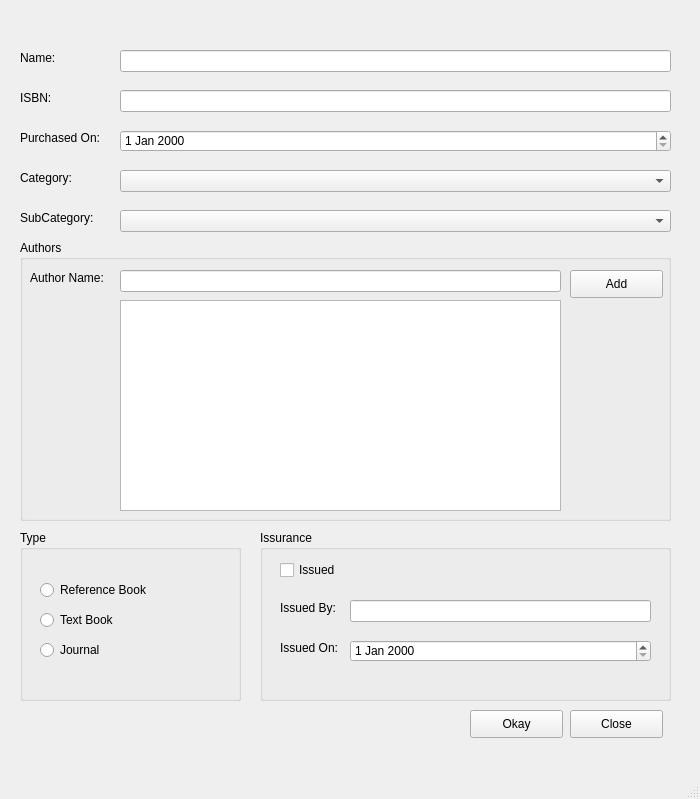
<?xml version="1.0" encoding="UTF-8"?>
<ui version="4.0">
 <class>MainWindow</class>
 <widget class="QMainWindow" name="MainWindow">
  <property name="geometry">
   <rect>
    <x>0</x>
    <y>0</y>
    <width>700</width>
    <height>799</height>
   </rect>
  </property>
  <property name="windowTitle">
   <string>Library Management System by Asghar</string>
  </property>
  <widget class="QWidget" name="centralwidget">
   <widget class="QLabel" name="label">
    <property name="geometry">
     <rect>
      <x>20</x>
      <y>50</y>
      <width>55</width>
      <height>16</height>
     </rect>
    </property>
    <property name="text">
     <string>Name:</string>
    </property>
   </widget>
   <widget class="QComboBox" name="Category_ComboBox">
    <property name="geometry">
     <rect>
      <x>120</x>
      <y>170</y>
      <width>551</width>
      <height>22</height>
     </rect>
    </property>
   </widget>
   <widget class="QDateEdit" name="Purchase_DateEdit">
    <property name="geometry">
     <rect>
      <x>120</x>
      <y>130</y>
      <width>551</width>
      <height>22</height>
     </rect>
    </property>
   </widget>
   <widget class="QLineEdit" name="Name_LineEdit">
    <property name="geometry">
     <rect>
      <x>120</x>
      <y>50</y>
      <width>551</width>
      <height>22</height>
     </rect>
    </property>
   </widget>
   <widget class="QGroupBox" name="groupBox">
    <property name="geometry">
     <rect>
      <x>20</x>
      <y>240</y>
      <width>651</width>
      <height>281</height>
     </rect>
    </property>
    <property name="title">
     <string>Authors</string>
    </property>
    <widget class="QLabel" name="label_6">
     <property name="geometry">
      <rect>
       <x>10</x>
       <y>30</y>
       <width>91</width>
       <height>16</height>
      </rect>
     </property>
     <property name="text">
      <string>Author Name:</string>
     </property>
    </widget>
    <widget class="QLineEdit" name="AuthorName_LineEdit">
     <property name="geometry">
      <rect>
       <x>100</x>
       <y>30</y>
       <width>441</width>
       <height>22</height>
      </rect>
     </property>
     <property name="text">
      <string/>
     </property>
    </widget>
    <widget class="QPushButton" name="AddAuthorButton">
     <property name="geometry">
      <rect>
       <x>550</x>
       <y>30</y>
       <width>93</width>
       <height>28</height>
      </rect>
     </property>
     <property name="text">
      <string>Add</string>
     </property>
    </widget>
    <widget class="QTextEdit" name="AuthorName_textEdit">
     <property name="geometry">
      <rect>
       <x>100</x>
       <y>60</y>
       <width>441</width>
       <height>211</height>
      </rect>
     </property>
    </widget>
    <widget class="QGroupBox" name="groupBox_2">
     <property name="geometry">
      <rect>
       <x>70</x>
       <y>280</y>
       <width>651</width>
       <height>281</height>
      </rect>
     </property>
     <property name="title">
      <string>Authors</string>
     </property>
     <widget class="QLabel" name="label_7">
      <property name="geometry">
       <rect>
        <x>10</x>
        <y>30</y>
        <width>91</width>
        <height>16</height>
       </rect>
      </property>
      <property name="text">
       <string>Author Name:</string>
      </property>
     </widget>
     <widget class="QLineEdit" name="lineEdit_4">
      <property name="geometry">
       <rect>
        <x>100</x>
        <y>30</y>
        <width>441</width>
        <height>22</height>
       </rect>
      </property>
     </widget>
     <widget class="QPushButton" name="clickMeButton_2">
      <property name="geometry">
       <rect>
        <x>550</x>
        <y>30</y>
        <width>93</width>
        <height>28</height>
       </rect>
      </property>
      <property name="text">
       <string>Add</string>
      </property>
     </widget>
     <widget class="QTextEdit" name="textEdit_2">
      <property name="geometry">
       <rect>
        <x>100</x>
        <y>60</y>
        <width>441</width>
        <height>211</height>
       </rect>
      </property>
     </widget>
    </widget>
   </widget>
   <widget class="QLabel" name="label_2">
    <property name="geometry">
     <rect>
      <x>20</x>
      <y>90</y>
      <width>55</width>
      <height>16</height>
     </rect>
    </property>
    <property name="text">
     <string>ISBN:</string>
    </property>
   </widget>
   <widget class="QLineEdit" name="ISBN_LineEdit">
    <property name="geometry">
     <rect>
      <x>120</x>
      <y>90</y>
      <width>551</width>
      <height>22</height>
     </rect>
    </property>
   </widget>
   <widget class="QLabel" name="label_3">
    <property name="geometry">
     <rect>
      <x>20</x>
      <y>130</y>
      <width>91</width>
      <height>16</height>
     </rect>
    </property>
    <property name="text">
     <string>Purchased On:</string>
    </property>
   </widget>
   <widget class="QLabel" name="label_4">
    <property name="geometry">
     <rect>
      <x>20</x>
      <y>170</y>
      <width>81</width>
      <height>16</height>
     </rect>
    </property>
    <property name="text">
     <string>Category:</string>
    </property>
   </widget>
   <widget class="QLabel" name="label_5">
    <property name="geometry">
     <rect>
      <x>20</x>
      <y>210</y>
      <width>81</width>
      <height>16</height>
     </rect>
    </property>
    <property name="text">
     <string>SubCategory:</string>
    </property>
   </widget>
   <widget class="QComboBox" name="SubCategory_ComboBox">
    <property name="geometry">
     <rect>
      <x>120</x>
      <y>210</y>
      <width>551</width>
      <height>22</height>
     </rect>
    </property>
   </widget>
   <widget class="QGroupBox" name="groupBox_3">
    <property name="geometry">
     <rect>
      <x>20</x>
      <y>530</y>
      <width>221</width>
      <height>171</height>
     </rect>
    </property>
    <property name="title">
     <string>Type</string>
    </property>
    <widget class="QGroupBox" name="groupBox_4">
     <property name="geometry">
      <rect>
       <x>70</x>
       <y>280</y>
       <width>651</width>
       <height>281</height>
      </rect>
     </property>
     <property name="title">
      <string>Authors</string>
     </property>
     <widget class="QLabel" name="label_9">
      <property name="geometry">
       <rect>
        <x>10</x>
        <y>30</y>
        <width>91</width>
        <height>16</height>
       </rect>
      </property>
      <property name="text">
       <string>Author Name:</string>
      </property>
     </widget>
     <widget class="QLineEdit" name="lineEdit_6">
      <property name="geometry">
       <rect>
        <x>100</x>
        <y>30</y>
        <width>441</width>
        <height>22</height>
       </rect>
      </property>
     </widget>
     <widget class="QPushButton" name="clickMeButton_4">
      <property name="geometry">
       <rect>
        <x>550</x>
        <y>30</y>
        <width>93</width>
        <height>28</height>
       </rect>
      </property>
      <property name="text">
       <string>Add</string>
      </property>
     </widget>
     <widget class="QTextEdit" name="textEdit_4">
      <property name="geometry">
       <rect>
        <x>100</x>
        <y>60</y>
        <width>441</width>
        <height>211</height>
       </rect>
      </property>
     </widget>
    </widget>
    <widget class="QRadioButton" name="radioButton">
     <property name="geometry">
      <rect>
       <x>20</x>
       <y>50</y>
       <width>131</width>
       <height>20</height>
      </rect>
     </property>
     <property name="text">
      <string>Reference Book</string>
     </property>
    </widget>
    <widget class="QRadioButton" name="radioButton_2">
     <property name="geometry">
      <rect>
       <x>20</x>
       <y>80</y>
       <width>95</width>
       <height>20</height>
      </rect>
     </property>
     <property name="text">
      <string>Text Book</string>
     </property>
    </widget>
    <widget class="QRadioButton" name="Journal_RadioButton">
     <property name="geometry">
      <rect>
       <x>20</x>
       <y>110</y>
       <width>95</width>
       <height>20</height>
      </rect>
     </property>
     <property name="text">
      <string>Journal</string>
     </property>
    </widget>
   </widget>
   <widget class="QGroupBox" name="groupBox_5">
    <property name="geometry">
     <rect>
      <x>260</x>
      <y>530</y>
      <width>411</width>
      <height>171</height>
     </rect>
    </property>
    <property name="title">
     <string>Issurance</string>
    </property>
    <widget class="QCheckBox" name="Issued_checkBox">
     <property name="geometry">
      <rect>
       <x>20</x>
       <y>30</y>
       <width>81</width>
       <height>20</height>
      </rect>
     </property>
     <property name="text">
      <string>Issued</string>
     </property>
    </widget>
    <widget class="QLabel" name="label_8">
     <property name="geometry">
      <rect>
       <x>20</x>
       <y>70</y>
       <width>81</width>
       <height>16</height>
      </rect>
     </property>
     <property name="text">
      <string>Issued By:</string>
     </property>
    </widget>
    <widget class="QLabel" name="label_10">
     <property name="geometry">
      <rect>
       <x>20</x>
       <y>110</y>
       <width>81</width>
       <height>16</height>
      </rect>
     </property>
     <property name="text">
      <string>Issued On:</string>
     </property>
    </widget>
    <widget class="QLineEdit" name="IssuedBy_LineEdit">
     <property name="geometry">
      <rect>
       <x>90</x>
       <y>70</y>
       <width>301</width>
       <height>22</height>
      </rect>
     </property>
    </widget>
    <widget class="QDateEdit" name="IssuedOn_dateEdit">
     <property name="geometry">
      <rect>
       <x>90</x>
       <y>110</y>
       <width>301</width>
       <height>22</height>
      </rect>
     </property>
    </widget>
   </widget>
   <widget class="QPushButton" name="OkayButton">
    <property name="geometry">
     <rect>
      <x>470</x>
      <y>710</y>
      <width>93</width>
      <height>28</height>
     </rect>
    </property>
    <property name="text">
     <string>Okay</string>
    </property>
   </widget>
   <widget class="QPushButton" name="CloseButton">
    <property name="geometry">
     <rect>
      <x>570</x>
      <y>710</y>
      <width>93</width>
      <height>28</height>
     </rect>
    </property>
    <property name="text">
     <string>Close</string>
    </property>
   </widget>
  </widget>
  <widget class="QMenuBar" name="menubar">
   <property name="geometry">
    <rect>
     <x>0</x>
     <y>0</y>
     <width>700</width>
     <height>26</height>
    </rect>
   </property>
  </widget>
  <widget class="QStatusBar" name="statusbar"/>
 </widget>
 <resources/>
 <connections/>
</ui>
